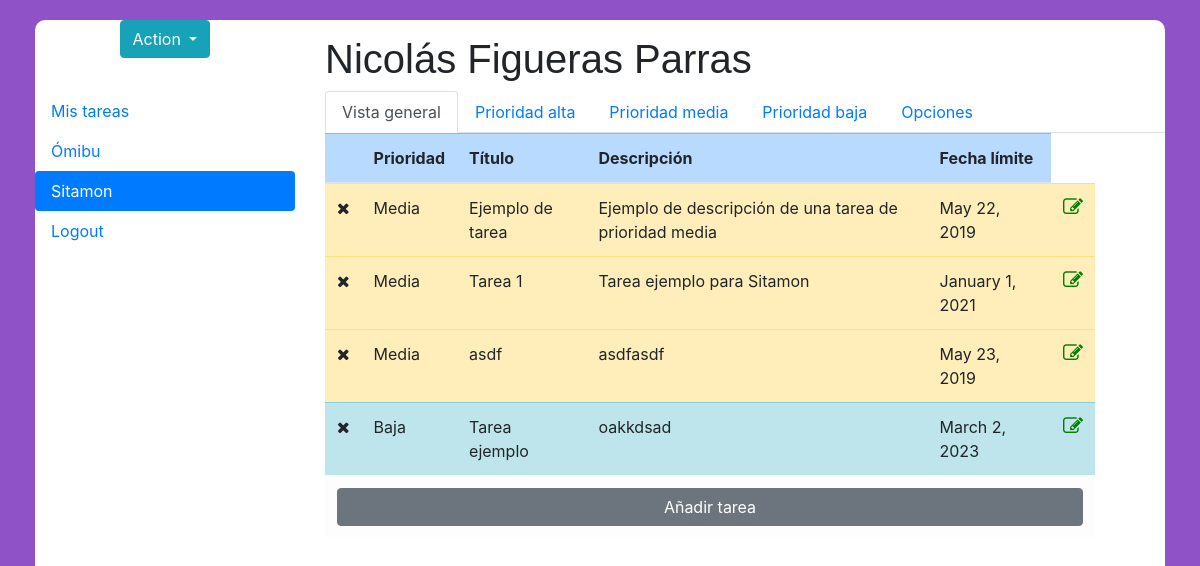
The page /index.php?client=2 (signed in) on the database its author committed.
### tables this page shows
CREATE TABLE `trabajadores` (
  `ID_trabajador` bigint(20) UNSIGNED NOT NULL,
  `Nombre` varchar(20) NOT NULL,
  `Apellidos` varchar(50) NOT NULL,
  `Direccion` varchar(70) NOT NULL,
  `Puesto` varchar(40) NOT NULL,
  `Email` varchar(50) NOT NULL,
  `Password` varchar(15) NOT NULL,
  `Telefono` varchar(20) NOT NULL
);

CREATE TABLE `clientes` (
  `ID_cliente` bigint(20) UNSIGNED NOT NULL,
  `Nombre` varchar(50) NOT NULL
);

CREATE TABLE `tareas` (
  `ID_tarea` bigint(20) UNSIGNED NOT NULL,
  `Nombre` varchar(100) NOT NULL,
  `Descripcion` varchar(150) NOT NULL,
  `Fecha` date NOT NULL,
  `Prioridad` int(1) NOT NULL,
  `Trabajador` bigint(20) NOT NULL,
  `Cliente` bigint(20) NOT NULL,
  `Finalizado` int(1) NOT NULL
);

### index.php (the view, shortened to what this page needs)
<!DOCTYPE HTML>
<html lang="es">
	<head>
		<link rel="stylesheet" type="text/css" href="css/main.css">
		<link rel="stylesheet" href="https://stackpath.bootstrapcdn.com/bootstrap/4.3.1/css/bootstrap.min.css">
		<link rel="stylesheet" href="https://use.fontawesome.com/releases/v5.8.1/css/all.css">
	    <link rel="stylesheet" href="https://cdnjs.cloudflare.com/ajax/libs/font-awesome/4.7.0/css/font-awesome.min.css">
	</head>
	<body>
			<?php
                $db = connectDb();
            ?>
			<?php
				$workerData = mysqli_fetch_array(mysqli_query($db, "SELECT * FROM trabajadores WHERE Email = '$_SESSION[email]'"));
			?>
		<div class="container-fluid">
			<div class="mainBox">
				<div class="row">
						<div class="col-3 addClientBox">
							<button type="button" class="btn btn-info dropdown-toggle" data-toggle="dropdown" aria-haspopup="true" aria-expanded="false">
								Action
							</button>
						</div>
						<div class="col-9 welcomeMessage">
							<?php
								if(isset($_GET['client'])){
									$welcomeMessage = $workerData['Nombre']." ".$workerData['Apellidos'];
								}else{
									$welcomeMessage = "Bienvenido, ".$workerData['Nombre']." ".$workerData['Apellidos'];
								}
								echo "<h1>".$welcomeMessage."</h1>";
							?>
						</div>
				</div>
				<div class="row">
					<div class="col-3">
							<div class="nav flex-column nav-pills" id="v-pills-tab" role="tablist" aria-orientation="vertical">
								<a class="nav-link" href="myTasks/">Mis tareas</a>
								<?php
									$clientsQuery = mysqli_query($db, "SELECT * FROM clientes");
									if($row = mysqli_fetch_array($clientsQuery)){
										do{
											if(isset($_GET['client'])){
												if($_GET['client'] == $row['ID_cliente']){
													echo "<a class='nav-link active' href='index.php?client='$row[ID_cliente]'>".$row['Nombre']."</a>";
												}else{
													echo "<a class='nav-link' href='index.php?client=$row[ID_cliente]'>".$row['Nombre']."</a>";
												}
											}else{
												echo "<a class='nav-link' href='index.php?client=$row[ID_cliente]'>".$row['Nombre']."</a>";
											}
										}while($row = mysqli_fetch_array($clientsQuery));
									}
								?>
								<a class="nav-link" href="login/logout.php">Logout</a>
							</div>
					</div>
					<div class="col-9">
						<?php
							if(isset($_GET['client'])){
								$actualID = $_GET['client'];
						?>
								<div class="tab-content" id="v-pills-tabContent">
									<div class="tab-pane fade show active" id="v-pills-home" role="tabpanel" aria-labelledby="v-pills-home-tab">
										<nav>
											<div class="nav nav-tabs" id="nav-tab" role="tablist">
												<a class="nav-item nav-link active" id="genericView" data-toggle="tab" href="#nav-first" role="tab" aria-controls="genericView" aria-selected="true">Vista general</a>
												<a class="nav-item nav-link" id="highPriority" data-toggle="tab" href="#nav-home" role="tab" aria-controls="nav-home" aria-selected="false">Prioridad alta</a>
												<a class="nav-item nav-link" id="mediumPriority" data-toggle="tab" href="#nav-profile" role="tab" aria-controls="nav-profile" aria-selected="false">Prioridad media</a>
												<a class="nav-item nav-link" id="lowPriority" data-toggle="tab" href="#nav-contact" role="tab" aria-controls="nav-contact" aria-selected="false">Prioridad baja</a>
												<a class="nav-item nav-link" id="options" data-toggle="tab" href="#nav-contact2" role="tab" aria-controls="nav-contact2" aria-selected="false">Opciones</a>
											</div>
										</nav>
										<?php
											$taskQuery = mysqli_query($db, "SELECT * FROM tareas WHERE trabajador = $_SESSION[ID] and Cliente = $_GET[client]");
											$lowPriority = $mediumPriority = $highPriority = Array();
											if($row = mysqli_fetch_array($taskQuery)){
												do{
													if($row['Prioridad'] == 1){
														$highPriority[] = $row;
													}elseif($row['Prioridad'] == 2){
														$mediumPriority[] = $row;
													}elseif($row['Prioridad'] == 3){
														$lowPriority[] = $row;
													}
												}while($row = mysqli_fetch_array($taskQuery));
											}
										?>
										<div class="tab-content" id="nav-tabContent">
												<div class="tab-pane fade show active" id="nav-first" role="tabpanel" aria-labelledby="genericView">
													<table class="table col-11">
														<thead>
															<tr class="table-primary">
																<th scope="col"></th>
																<th scope="col">Prioridad</th>
																<th scope="col">Título</th>
																<th scope="col">Descripción</th>
																<th scope="col">Fecha límite</th>
															</tr>
														</thead>
														<tbody>
																<?php
																	for($i=0; $i<sizeof($mediumPriority); $i++){
																		$auxArray = $mediumPriority[$i];
																		echo "<tr class='table-warning'>";
																			if($auxArray['Finalizado'] == 0){
																				echo "<td><i class='fa fa-close'></td>";
																			}else{
																				echo "<td><i class='fa fa-check'></td>";
																			}
																			echo "<td>Media</td>";
																			echo "<td>".$auxArray['Nombre']."</td>";
																			echo "<td>".$auxArray['Descripcion']."</td>";
																			$date = date("F j, Y", strtotime("$auxArray[Fecha]"));
																			echo "<td>".$date."</td>";
																			echo "<td style='text-align: center'><a href='Tasks/modifyTask.php?task=$auxArray[ID_tarea]'><i class='fa fa-edit' style='font-size:20px;color:green'></i></a></td>";
																		echo "</tr>";
																	}
																?>
																<?php
																	for($i=0; $i<sizeof($lowPriority); $i++){
																		$auxArray = $lowPriority[$i];
																		echo "<tr class='table-info'>";
																			if($auxArray['Finalizado'] == 0){
																				echo "<td><i class='fa fa-close'></td>";
																			}else{
																				echo "<td><i class='fa fa-check'></td>";
																			}
																			echo "<td>Baja</td>";
																			echo "<td>".$auxArray['Nombre']."</td>";
																			echo "<td>".$auxArray['Descripcion']."</td>";
																			$date = date("F j, Y", strtotime("$auxArray[Fecha]"));
																			echo "<td>".$date."</td>";
																			echo "<td style='text-align: center'><a href='Tasks/modifyTask.php?task=$auxArray[ID_tarea]'><i class='fa fa-edit' style='font-size:20px;color:green'></i></a></td>";
																		echo "</tr>";
																	}
																?>
														</tbody>
														<tfoot>
															<tr class="table-light">
																<td colspan="6"><a href="tasks/addTask.php?client=<?php echo $actualID ?>"><button type="button" class="btn btn-secondary" style="width: 100%">Añadir tarea</button></a></td>
															</tr>
														</tfoot>
													</table>
												</div>
										</div>
									</div>
								</div>
						<?php
							}else{
								echo "
									<div class='tab-content' id='v-pills-tabContent'>
										<h5>Seleccione un cliente para comenzar</h5>
									</div>
								";
							}
						?>
					</div>
				</div>
			</div>
		</div>
	</body>
</html>

### css/main.css (style rules this page uses)
h1 { font-family: arial, sans-serif; font-size: 16px; font-weight: bold; padding-top: 15px; margin-bottom: 1px; }
body { background-color: #9053c7 !important; }
.mainBox { margin: 20px !important; background: white !important; height:95vh; border-radius: 10px; }
.addClientBox { text-align: center; }
body { font-family: Poppins-Regular, sans-serif; }

### rows shown on the page
trabajadores: welcomeMessage "Nicolás Figueras Parras"
clientes: Nombre "Ómibu"
clientes: Nombre "Sitamon"
tareas: Finalizado 0 (drawn), Nombre "Ejemplo de tarea", Descripcion "Ejemplo de descripción de una tarea de prioridad media", Fecha "May 22, 2019"
tareas: Finalizado 0 (drawn), Nombre "Tarea 1", Descripcion "Tarea ejemplo para Sitamon", Fecha "January 1, 2021"
tareas: Finalizado 0 (drawn), Nombre "asdf", Descripcion "asdfasdf", Fecha "May 23, 2019"
tareas: Finalizado 0 (drawn), Nombre "Tarea ejemplo", Descripcion "oakkdsad", Fecha "March 2, 2023"
